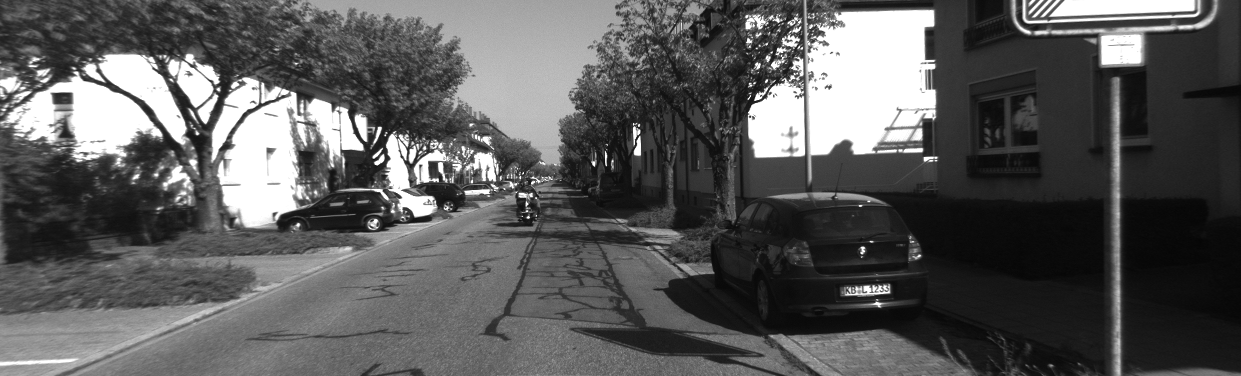
#> input picture 特征提取_feature_extract/right.png, 1241 x 376 px
$ python ORB_feature_extract.py
#> lines starting #> are read from the running program, lines starting #| are printed output that depends on the picture
'''
使用OpenCV实现ORB特征点提取
作者：知乎@Ai酱
'''
# -*- coding: utf-8 -*-
import cv2
import numpy as np
# 0. 读取图片
img = cv2.imread('./right.png',cv2.IMREAD_GRAYSCALE)
#> img is the input picture: shape (376, 1241); min 5, max 255, mean 90.3
# 1. 创建一个ORB检测器实例
orb = cv2.ORB_create()
# 2. 检测关键点
keypoint, descript = orb.detectAndCompute(img,None)
#> keypoint = 500 keypoints; strongest (x, y, size): (375, 162, 31), (755, 98, 31), (635, 128, 31), (379, 127, 31)
# 3. 绘制关键点
result_img = cv2.drawKeypoints(img,keypoint,None,color=(0,255,0),flags=cv2.IMREAD_GRAYSCALE)
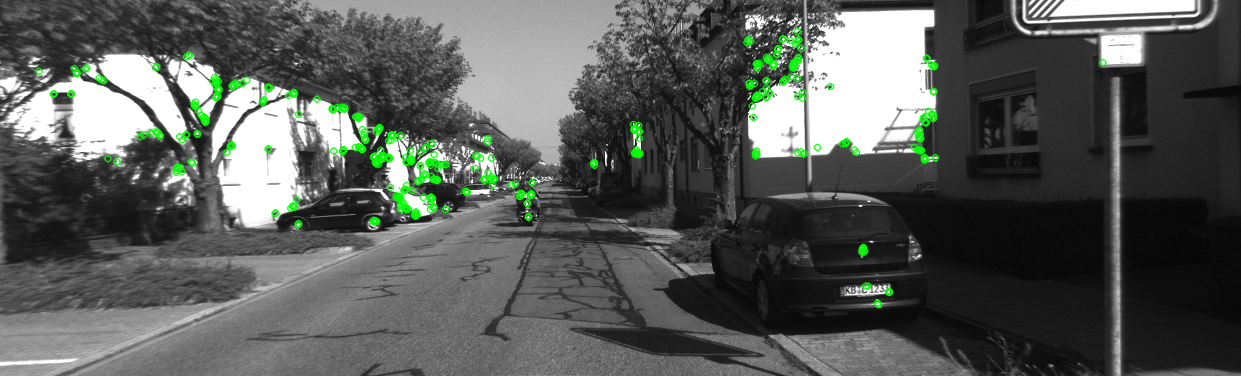
#> result_img: shape (376, 1241, 3); mean of channels 0, 1, 2 88.1, 91.9, 88.1; drawn as B, G, R
# 4. 显示含有关键点的图片
cv2.imshow("ORB feature point extract",result_img)
cv2.waitKey(0)
